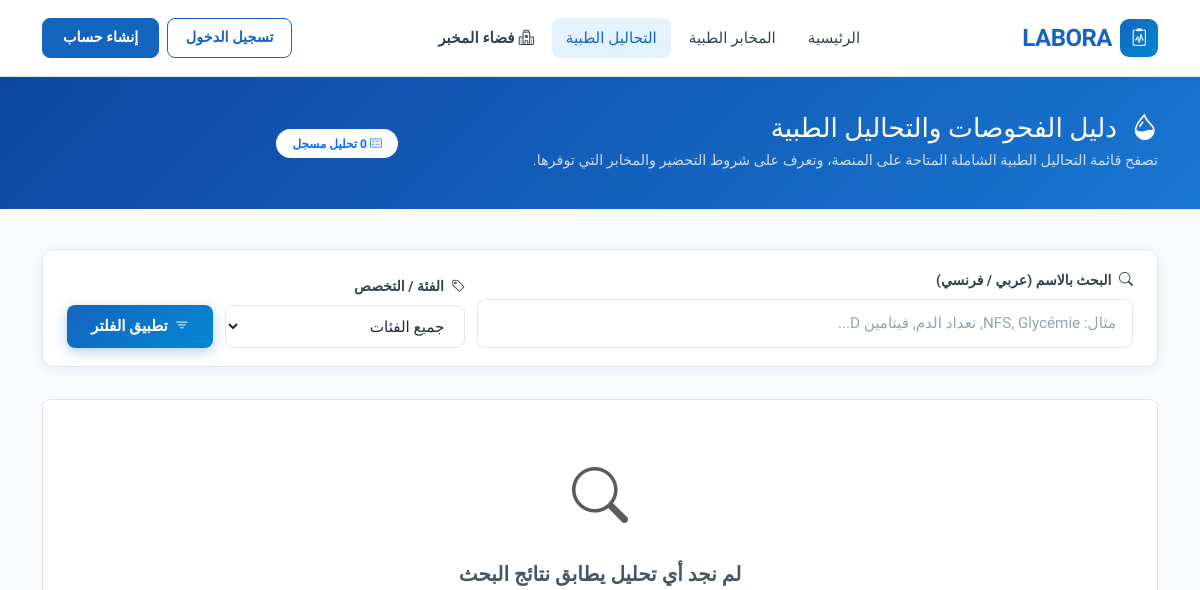
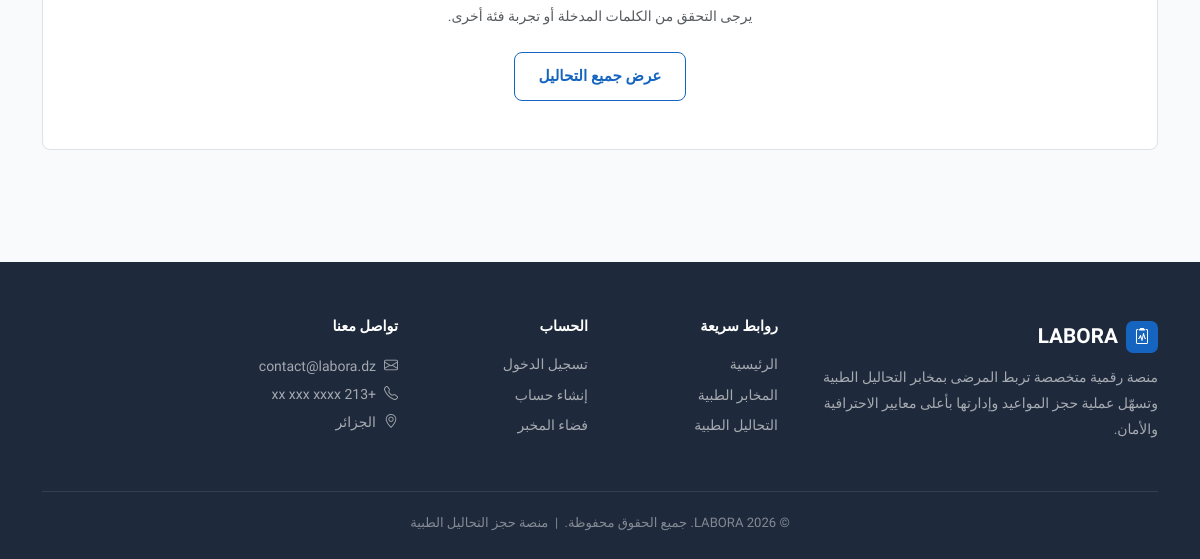
Page /analyses.php on the earlier database version (2 pictures, top to bottom).
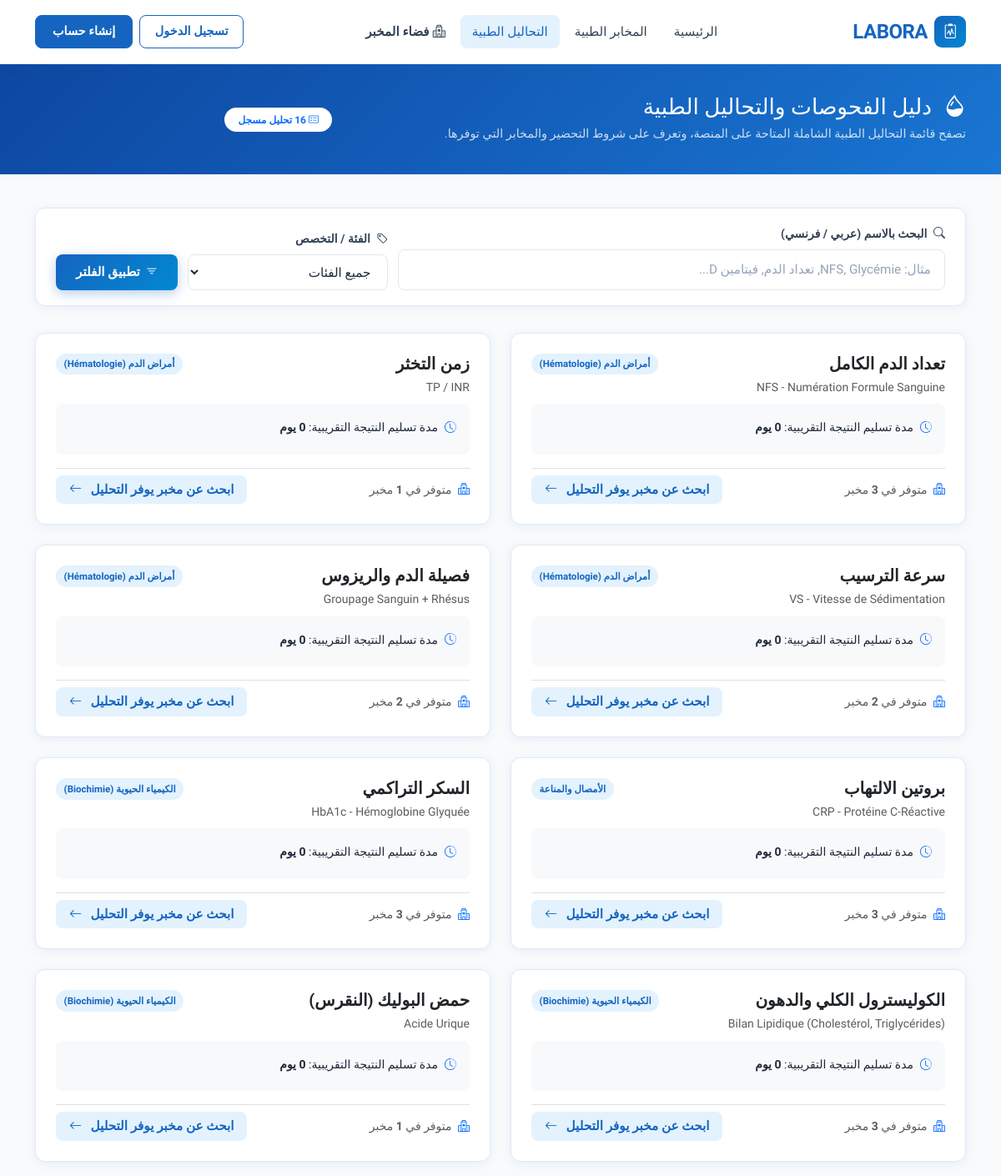
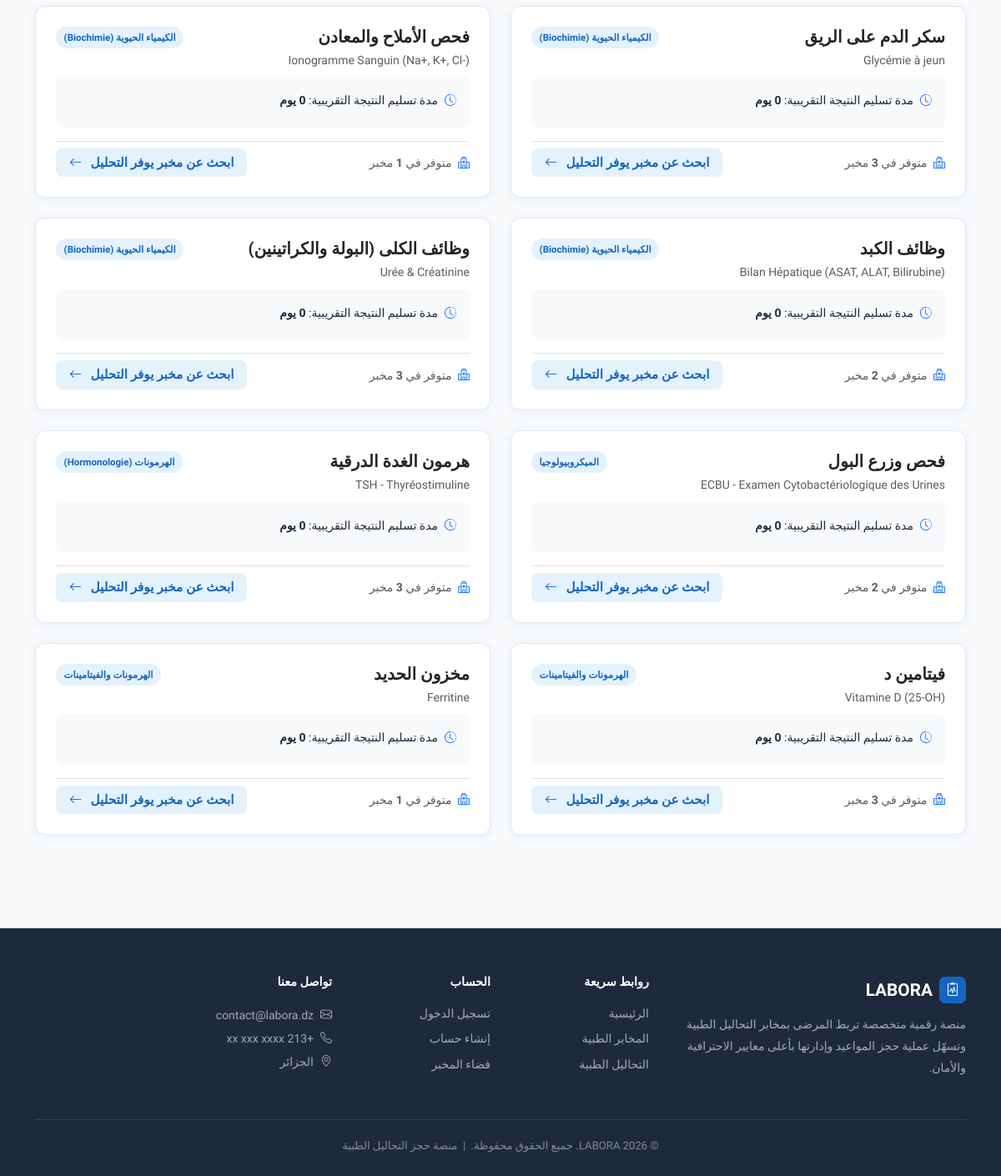
Same page on the later database version (2 pictures, top to bottom).
### tables this page shows
CREATE TABLE `analyses` (
  `id` INT AUTO_INCREMENT PRIMARY KEY,
  `name_ar` VARCHAR(150) NOT NULL,
  `name_fr` VARCHAR(150) NOT NULL,
  `category` VARCHAR(100) NOT NULL,
  `description` TEXT NULL,
  `sample_type` VARCHAR(100) DEFAULT 'دم وريدي',
  `fasting_required` TINYINT(1) DEFAULT 0,
  `status` ENUM('active', 'inactive') DEFAULT 'active'
);

### includes/auth.php (called while the page is built, shortened)
<?php
function isLoggedIn(): bool {
    return isset($_SESSION['user_id']);
}

### includes/functions.php (called while the page is built, shortened)
<?php
function h(?string $value): string {
    return htmlspecialchars($value ?? '', ENT_QUOTES, 'UTF-8');
}

### analyses.php (the view, shortened to what this page needs)
<?php
require_once 'config.php';
$search   = trim($_GET['search'] ?? '');
$analyses   = [];
if ($conn) {
    try {
        $sql = "SELECT a.*, COUNT(la.id) AS labs_count
                FROM analyses a
                LEFT JOIN laboratory_analyses la ON la.analysis_id = a.id AND la.status = 'available'
                WHERE a.status = 'active'";
        $params = [];
        $sql .= " GROUP BY a.id ORDER BY a.category ASC, a.name_ar ASC";
        $stmt = $conn->prepare($sql);
        $stmt->execute($params);
        $analyses = $stmt->fetchAll();
    } catch (Exception $e) {
        $analyses = [];
    }
}
require_once 'includes/header.php';
?>
<div class="lb-page-header">
  <div class="container">
    <div class="row align-items-center">
      <div class="col-md-8">
        <h1><i class="bi bi-droplet-half me-2"></i> دليل الفحوصات والتحاليل الطبية</h1>
        <p>تصفح قائمة التحاليل الطبية الشاملة المتاحة على المنصة، وتعرف على شروط التحضير والمخابر التي توفرها.</p>
      </div>
      <div class="col-md-4 text-md-start mt-3 mt-md-0">
        <span class="badge bg-white text-primary px-3 py-2 rounded-pill fw-bold">
          <i class="bi bi-card-checklist"></i> <?= count($analyses) ?> تحليل مسجل
        </span>
      </div>
    </div>
  </div>
</div>
<div class="container pb-5">
  <form method="GET" action="" class="lb-search-bar">
    <div class="flex-grow-1">
      <label class="lb-label" for="search"><i class="bi bi-search me-1"></i> البحث بالاسم (عربي / فرنسي)</label>
      <input type="text" class="lb-input" id="search" name="search"
             value="<?= h($search) ?>" placeholder="مثال: NFS, Glycémie, تعداد الدم, فيتامين D...">
    </div>
    <div style="min-width: 240px;">
      <label class="lb-label" for="category"><i class="bi bi-tag me-1"></i> الفئة / التخصص</label>
      <select class="lb-input" id="category" name="category">
        <option value="">جميع الفئات</option>
      </select>
    </div>
    <div>
      <button type="submit" class="btn-lb-primary py-2 px-4">
        <i class="bi bi-filter"></i> تطبيق الفلتر
      </button>
    </div>
  </form>
  <?php if (empty($analyses)): ?>
    <div class="empty-state bg-white rounded-3 p-5 border">
      <i class="bi bi-search text-muted" style="font-size: 3.5rem;"></i>
      <h5 class="fw-bold mt-3">لم نجد أي تحليل يطابق نتائج البحث</h5>
      <p class="text-muted small">يرجى التحقق من الكلمات المدخلة أو تجربة فئة أخرى.</p>
      <a href="<?= BASE_URL ?>analyses.php" class="btn-lb-outline mt-2">عرض جميع التحاليل</a>
    </div>
  <?php else: ?>
    <div class="row g-4">
      <?php foreach ($analyses as $an): ?>
        <div class="col-lg-6">
          <div class="lb-card h-100 p-4 d-flex flex-column justify-content-between">
            <div>
              <div class="d-flex justify-content-between align-items-start gap-2 mb-2">
                <div>
                  <h5 class="fw-bold text-dark mb-1"><?= h($an['name_ar']) ?></h5>
                  <div class="text-muted small fw-medium" dir="ltr" style="text-align:right;"><?= h($an['name_fr']) ?></div>
                </div>
                <span class="cat-badge"><?= h($an['category']) ?></span>
              </div>
              <div class="p-3 bg-light rounded-3 small mb-3">
                <div class="d-flex align-items-center gap-2 mb-1">
                  <i class="bi bi-clock-history text-primary"></i>
                  <span>مدة تسليم النتيجة التقريبية: <strong><?= (int)$an['preparation_time_days'] ?> يوم</strong></span>
                </div>
              </div>
            </div>
            <div class="d-flex justify-content-between align-items-center pt-2 border-top">
              <span class="small text-muted">
                <i class="bi bi-hospital text-primary me-1"></i> متوفر في <strong><?= (int)$an['labs_count'] ?></strong> مخبر
              </span>
              <a href="<?= BASE_URL ?>laboratories.php" class="btn-lb-light py-1 px-3 small">
                ابحث عن مخبر يوفر التحليل <i class="bi bi-arrow-left ms-1"></i>
              </a>
            </div>
          </div>
        </div>
      <?php endforeach; ?>
    </div>
  <?php endif; ?>
</div>
<?php require_once 'includes/footer.php'; ?>

### includes/header.php (shortened to what this page needs)
<?php
$uri = $_SERVER['REQUEST_URI'] ?? '';
function navActive(string ...$patterns): string {
    global $uri;
    foreach ($patterns as $p) {
        if (str_contains($uri, $p)) return 'active';
    }
    return '';
}
?>
<!DOCTYPE html>
<html lang="ar" dir="rtl">
<head>
  <link rel="stylesheet" href="https://cdn.jsdelivr.net/npm/bootstrap@5.3.2/dist/css/bootstrap.rtl.min.css">
  <link rel="stylesheet" href="<?= BASE_URL ?>assets/vendor/bootstrap-icons/bootstrap-icons.css">
  <link rel="stylesheet" href="<?= BASE_URL ?>assets/vendor/fontawesome-free/css/all.min.css">
  <link rel="stylesheet" href="<?= BASE_URL ?>assets/css/labora.css">
</head>
<body>
<nav class="labora-navbar navbar navbar-expand-lg">
  <div class="container">
    <?php
    $brandUrl = BASE_URL . 'index.php';
    ?>
    <a class="navbar-brand" href="<?= $brandUrl ?>">
      <span class="brand-icon"><i class="bi bi-clipboard2-pulse"></i></span>
      <span>LABORA</span>
    </a>
    <div class="collapse navbar-collapse" id="navbarMain">
      <ul class="navbar-nav mx-auto gap-1">
        <?php if (isLoggedIn() && currentUserRole() === 'patient'): ?>
          <li class="nav-item">
            <a class="nav-link <?= navActive('patient/dashboard.php') ?>"
               href="<?= BASE_URL ?>patient/dashboard.php">
              <i class="bi bi-grid me-1"></i>لوحة التحكم
            </a>
          </li>
          <li class="nav-item">
            <a class="nav-link <?= navActive('patient/book.php') ?>"
               href="<?= BASE_URL ?>patient/book.php">
              <i class="bi bi-plus-circle me-1"></i>حجز موعد
            </a>
          </li>
          <li class="nav-item">
            <a class="nav-link <?= navActive('patient/appointments.php') ?>"
               href="<?= BASE_URL ?>patient/appointments.php">
              <i class="bi bi-calendar-check me-1"></i>مواعيدي المحجوزة
            </a>
          </li>
          <li class="nav-item d-lg-none mt-2 pt-2 border-top">
            <a class="nav-link text-danger fw-bold" href="<?= BASE_URL ?>auth/logout.php">
              <i class="bi bi-box-arrow-right me-1"></i>تسجيل الخروج (<?= h(currentUserName()) ?>)
            </a>
          </li>
        <?php else: ?>
          <li class="nav-item">
            <a class="nav-link <?= navActive('index.php') ?>"
               href="<?= BASE_URL ?>index.php">الرئيسية</a>
          </li>
          <li class="nav-item">
            <a class="nav-link <?= navActive('laboratories', 'laboratory.php') ?>"
               href="<?= BASE_URL ?>laboratories.php">المخابر الطبية</a>
          </li>
          <li class="nav-item">
            <a class="nav-link <?= navActive('analyses.php') ?>"
               href="<?= BASE_URL ?>analyses.php">التحاليل الطبية</a>
          </li>
          <li class="nav-item">
            <a class="nav-link text-primary fw-bold <?= navActive('lab') ?>"
               href="<?= BASE_URL ?>auth/login.php">
              <i class="bi bi-hospital me-1"></i>فضاء المخبر
            </a>
          </li>
        <?php endif; ?>
      </ul>
      <div class="d-none d-lg-flex align-items-center gap-2">
        <?php if (!isLoggedIn()): ?>
          <a href="<?= BASE_URL ?>auth/login.php?role=patient" class="btn-nav-signin">تسجيل الدخول</a>
          <a href="<?= BASE_URL ?>auth/register.php" class="btn-nav-register">إنشاء حساب</a>
        <?php endif; ?>
      </div>
    </div>
  </div>
</nav>

### includes/footer.php (shortened to what this page needs)
<?php if (!isLoggedIn() || currentUserRole() !== 'patient'): ?>
<footer class="lb-footer">
  <div class="container">
    <div class="row g-4">
      <div class="col-lg-4 col-md-6">
        <div class="footer-brand">
          <span class="brand-icon"><i class="bi bi-clipboard2-pulse"></i></span>
          <span>LABORA</span>
        </div>
        <p style="color:rgba(255,255,255,0.6); font-size:0.875rem; line-height:1.85;">
          منصة رقمية متخصصة تربط المرضى بمخابر التحاليل الطبية وتسهّل عملية حجز المواعيد وإدارتها بأعلى معايير الاحترافية والأمان.
        </p>
      </div>
      <div class="col-lg-2 col-md-3 col-6">
        <h6>روابط سريعة</h6>
        <a href="<?= BASE_URL ?>index.php">الرئيسية</a>
        <a href="<?= BASE_URL ?>laboratories.php">المخابر الطبية</a>
        <a href="<?= BASE_URL ?>analyses.php">التحاليل الطبية</a>
      </div>
      <div class="col-lg-2 col-md-3 col-6">
        <h6>الحساب</h6>
        <?php if (!isLoggedIn()): ?>
          <a href="<?= BASE_URL ?>auth/login.php?role=patient">تسجيل الدخول</a>
          <a href="<?= BASE_URL ?>auth/register.php">إنشاء حساب</a>
          <a href="<?= BASE_URL ?>auth/login.php">فضاء المخبر</a>
        <?php elseif (currentUserRole() === 'lab_manager'): ?>
          <a href="<?= BASE_URL ?>lab/dashboard.php">لوحة المخبر</a>
          <a href="<?= BASE_URL ?>auth/logout.php">تسجيل الخروج</a>
        <?php elseif (currentUserRole() === 'admin'): ?>
          <a href="<?= BASE_URL ?>admin/dashboard.php">لوحة الإدارة</a>
          <a href="<?= BASE_URL ?>auth/logout.php">تسجيل الخروج</a>
        <?php endif; ?>
      </div>
      <div class="col-lg-4 col-md-6">
        <h6>تواصل معنا</h6>
        <p style="font-size:0.875rem; color:rgba(255,255,255,0.6); line-height:2; margin:0;">
          <i class="bi bi-envelope me-2"></i>contact@labora.dz<br>
          <i class="bi bi-telephone me-2"></i>+213 xx xxx xxxx<br>
          <i class="bi bi-geo-alt me-2"></i>الجزائر
        </p>
      </div>
    </div>
    <div class="footer-sep">
      <p class="footer-copy mb-0">
        &copy; <?= date('Y') ?> LABORA. جميع الحقوق محفوظة. &nbsp;|&nbsp;
        منصة حجز التحاليل الطبية
      </p>
    </div>
  </div>
</footer>
<?php endif; ?>
</body>
</html>

Differences in the rows shown:
added analyses: name_ar "تعداد الدم الكامل", name_fr "NFS - Numération Formule Sanguine", category "أمراض الدم (Hématologie)", labs_count "3"
added analyses: name_ar "زمن التخثر", name_fr "TP / INR", category "أمراض الدم (Hématologie)", labs_count "1"
added analyses: name_ar "سرعة الترسيب", name_fr "VS - Vitesse de Sédimentation", category "أمراض الدم (Hématologie)", labs_count "2"
added analyses: name_ar "فصيلة الدم والريزوس", name_fr "Groupage Sanguin + Rhésus", category "أمراض الدم (Hématologie)", labs_count "2"
added analyses: name_ar "بروتين الالتهاب", name_fr "CRP - Protéine C-Réactive", category "الأمصال والمناعة", labs_count "3"
added analyses: name_ar "السكر التراكمي", name_fr "HbA1c - Hémoglobine Glyquée", category "الكيمياء الحيوية (Biochimie)", labs_count "3"
added analyses: name_ar "الكوليسترول الكلي والدهون", name_fr "Bilan Lipidique (Cholestérol, Triglycérides)", category "الكيمياء الحيوية (Biochimie)", labs_count "3"
added analyses: name_ar "حمض البوليك (النقرس)", name_fr "Acide Urique", category "الكيمياء الحيوية (Biochimie)", labs_count "1"
added analyses: name_ar "سكر الدم على الريق", name_fr "Glycémie à jeun", category "الكيمياء الحيوية (Biochimie)", labs_count "3"
added analyses: name_ar "فحص الأملاح والمعادن", name_fr "Ionogramme Sanguin (Na+, K+, Cl-)", category "الكيمياء الحيوية (Biochimie)", labs_count "1"
added analyses: name_ar "وظائف الكبد", name_fr "Bilan Hépatique (ASAT, ALAT, Bilirubine)", category "الكيمياء الحيوية (Biochimie)", labs_count "2"
added analyses: name_ar "وظائف الكلى (البولة والكراتينين)", name_fr "Urée & Créatinine", category "الكيمياء الحيوية (Biochimie)", labs_count "3"
added analyses: name_ar "فحص وزرع البول", name_fr "ECBU - Examen Cytobactériologique des Urines", category "الميكروبيولوجيا", labs_count "2"
added analyses: name_ar "هرمون الغدة الدرقية", name_fr "TSH - Thyréostimuline", category "الهرمونات (Hormonologie)", labs_count "3"
added analyses: name_ar "فيتامين د", name_fr "Vitamine D (25-OH)", category "الهرمونات والفيتامينات", labs_count "3"
added analyses: name_ar "مخزون الحديد", name_fr "Ferritine", category "الهرمونات والفيتامينات", labs_count "1"
Other differences:
count($analyses): "0" → "16"
text no longer shown: "لم نجد أي تحليل يطابق نتائج البحث يرجى التحقق من الكلمات المدخلة أو تجربة فئة أخرى. عرض جميع التحاليل"
